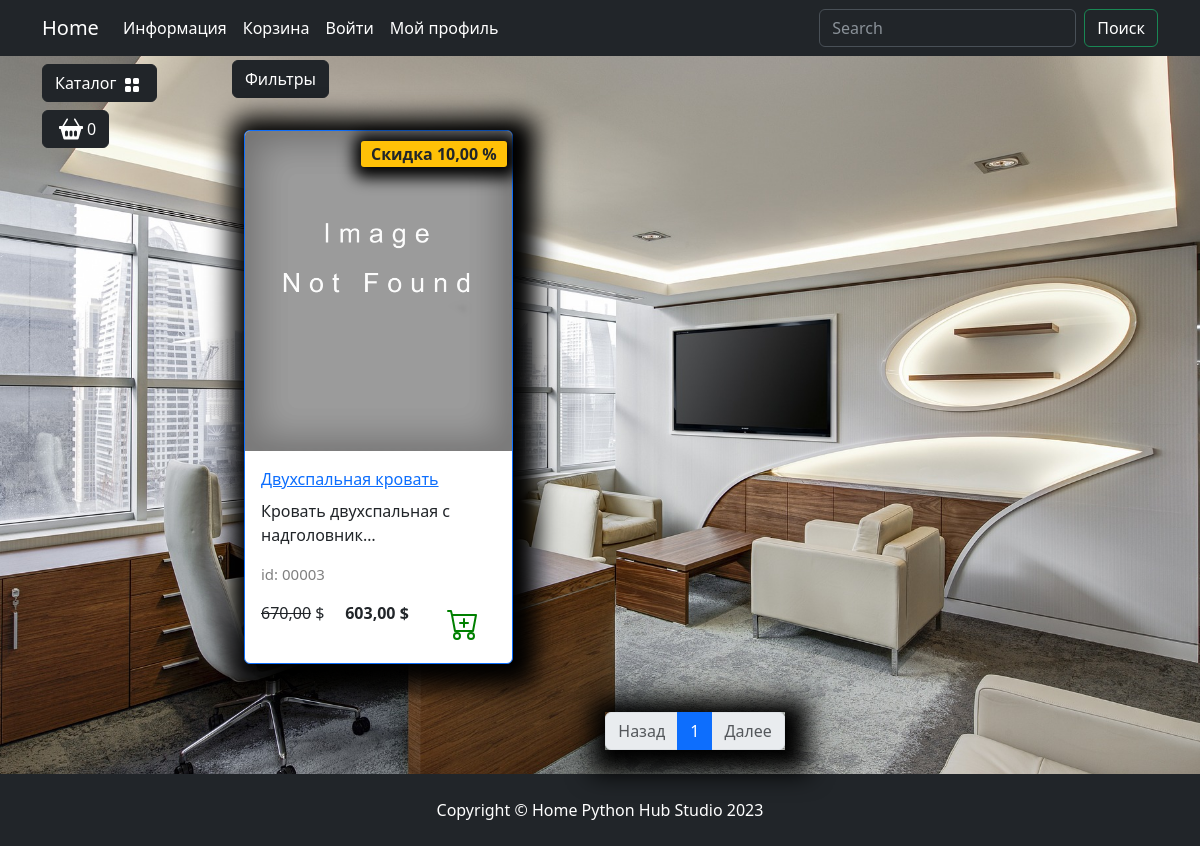
The page /catalog/spalnya/ on the database as committed earlier.
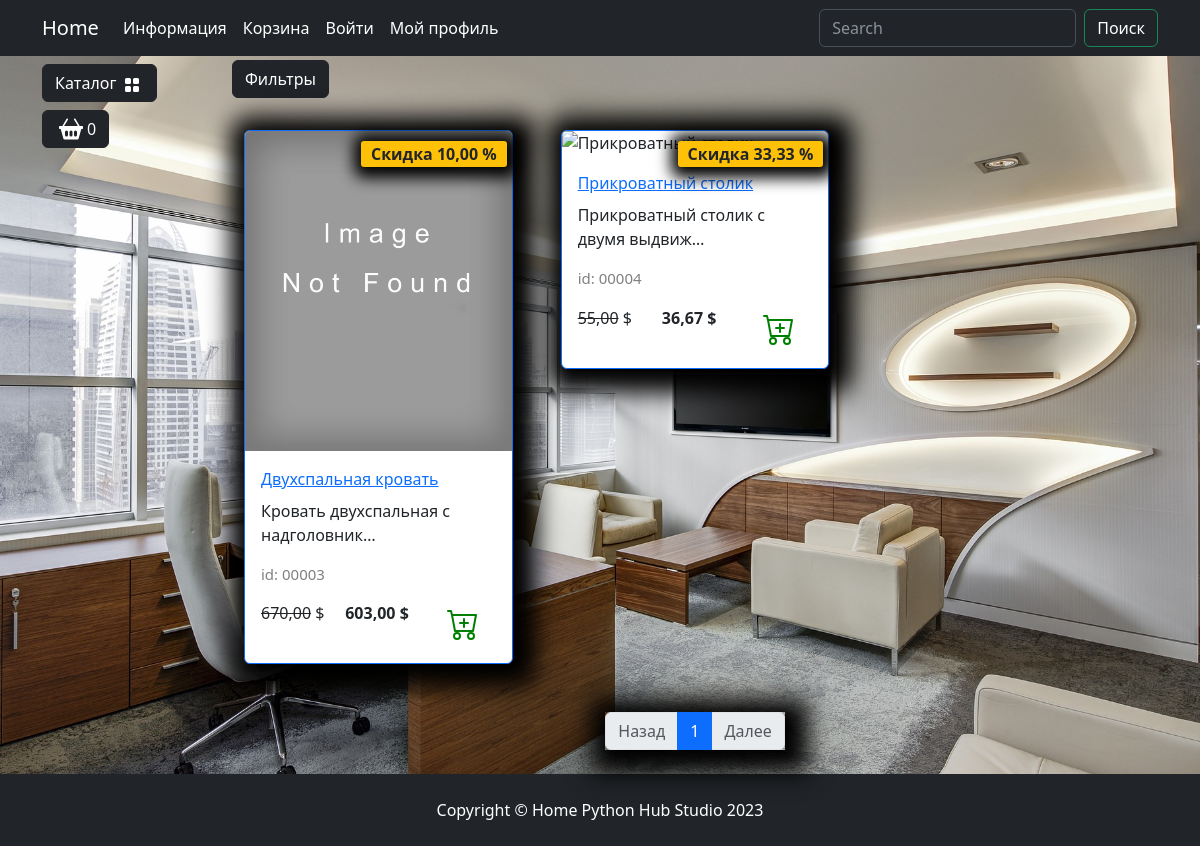
The same page on the database as committed later.
### goods/models.py (models this page shows, shortened)
class Products(models.Model):
    name = models.CharField(max_length=150, unique=True, verbose_name='Название')
    slug = models.SlugField(max_length=200, unique=True, blank=True, null=True, verbose_name='URL')
    description = models.TextField(blank=True, null=True, verbose_name='Описание')
    image = models.ImageField(upload_to='goods_images', blank=True, null=True, verbose_name='Картинка')
    price = models.DecimalField(max_digits=7, decimal_places=2, default=0.00, verbose_name='Цена')
    discount = models.DecimalField(max_digits=4, decimal_places=2, default=0.00, verbose_name='Скидка в %')
    quantity = models.PositiveIntegerField(default=0, verbose_name='Количество')
    category = models.ForeignKey(to='Categories', on_delete=models.CASCADE, verbose_name='Категория')
    class Meta:
        db_table = 'product'
        verbose_name = 'Продукт'
        verbose_name_plural = 'Продукты'
    def display_id(self):
        return f"{self.id:05}"
    def sell_price(self):
        if self.discount:
            return round(self.price - (self.price * self.discount / 100), 2)
        else:
            return self.price

### goods/views.py (the view)
# urls.py: path('catalog/', include('goods.urls', namespace='catalog')),
def catalog(request, category_slug, page=1):
    if category_slug == 'all':
        goods = Products.objects.all()
    else:
        goods = get_list_or_404(Products.objects.filter(category__slug=category_slug))
    paginator = Paginator(goods, 3)
    current_page = paginator.page(page)  # Переменная для пользователся
    context = {
        'title': 'Home - Каталог',
        'goods': current_page,
        'slug_url': category_slug,
    }
    return render(request, 'goods/catalog.html', context)

### goods/templatetags/goods_tags.py (called while the page is built)
@register.simple_tag()
def tag_categories():
    return Categories.objects.all()

### goods/templates/goods/catalog.html (shortened to what this page needs)
{% extends "main/base.html" %}
{% load static %}
{% block content %}
    <div class="row">
        <div class="dropdown mb-2">
            <button class="btn btn-secondary dropdown-toggle btn-dark" type="button" data-bs-toggle="dropdown"
                aria-expanded="false">
                Фильтры
            </button>
        </div>
        {% for product in goods %}
            <div class="col-lg-4 col-md-6 p-4">
                <div class="card border-primary rounded custom-shadow">
                    {% if product.image %}
                        <img src="{{ product.image.url }}" class="card-img-top" alt="{{ product.name }}">
                    {% else %}
                        <img src="{% static 'deps/images/Not found image.png' %}" class="card-img-top" alt="...">
                    {% endif %}
                    <div class="card-body">
                        <a href="{% url "catalog:product" product.slug %}">
                            <p class="card-title">{{ product.name }}</p>
                        </a>
                        <p class="card-text">{{ product.description|truncatechars:35 }}</p>
                        <p class="product_id">id: {{ product.display_id }}</p>
                        <div class="d-flex justify-content-between">
                            {% if product.discount %}
                                <p><s>{{ product.price }}</s> $</p>
                                <p><strong>{{ product.sell_price }} $</strong></p>
                                <span class="badge bg-warning text-dark">Скидка {{ product.discount }} %</span>
                            {% else %}
                                <p><strong>{{ product.price }} $</strong></p>
                            {% endif %}
                            <a href="#" class="btn add-to-cart">
                                <img class="mx-1" src="{% static 'deps/icons/cart-plus.svg' %}" alt="Catalog Icon"
                                    width="32" height="32">
                            </a>
                        </div>
                    </div>
                </div>
            </div>
        {% endfor %}
    </div>
    <nav aria-label="Page navigation example">
        <ul class="pagination justify-content-center my-4">
            <div class="custom-shadow d-flex">
                <li class="page-item {% if not goods.has_previous %} disabled {% endif %}">
                  <a class="page-link" href="
                    {% if goods.has_previous %}
                        {% url 'catalog:index' slug_url goods.previous_page_number %}
                    {% else %}
                        #
                    {% endif %}">Назад</a>
                </li>
                {% for page in goods.paginator.page_range %}
                    {% if page >= goods.number|add:-2 and page <= goods.number|add:+2 %}
                        <li class="page-item {% if goods.number == page  %} active {% endif %}">
                            <a class="page-link" href="{% url 'catalog:index' slug_url page %}">{{ page }}</a>
                        </li>
                    {% endif %}
                {% endfor %}
                <li class="page-item {% if not goods.has_next %} disabled {% endif %}">
                  <a class="page-link" href="
                    {% if goods.has_next %}
                        {% url 'catalog:index' slug_url goods.next_page_number %}
                    {% else %}
                        #
                    {% endif %}">Далее</a>
                </li>
            </div>
        </ul>
    </nav>
{% endblock %}
{% block footer %}
    <footer class="py-4 bg-dark">
        <div class="container">
            <p class="m-0 text-center text-white">Copyright &copy; Home Python Hub Studio 2023</p>
        </div>
    </footer>
{% endblock %}

### main/templates/main/base.html (shortened to what this page needs)
{% load static %}
{% load goods_tags %}
<!DOCTYPE html>
<html lang="en">
<head>
    <link rel="stylesheet" href="{% static 'deps/css/bootstrap/bootstrap.min.css' %}">
    <link rel="stylesheet" href="{% static 'deps/css/my_css.css' %}">
</head>
<body>
    <header>
        <nav class="navbar navbar-expand-lg bg-dark" data-bs-theme="dark">
            <div class="container">
                <a class="navbar-brand" href="{% url 'main:index' %}">Home</a>
                <div class="collapse navbar-collapse" id="navbarSupportedContent">
                    <ul class="navbar-nav me-auto mb-2 mb-lg-0">
                        <li class="nav-item dropdown ">
                            <a class="nav-link dropdown-toggle text-white" href="#" role="button"
                                data-bs-toggle="dropdown" aria-expanded="false">
                                Информация
                            </a>
                        </li>
                        <li class="nav-item">
                            <a class="nav-link  text-white" href="carts/cart.html">Корзина</a>
                        </li>
                        <li class="nav-item">
                            <a class="nav-link  text-white" href="users/login.html">Войти</a>
                        </li>
                        <li class="nav-item dropdown ">
                            <a class="nav-link dropdown-toggle text-white" href="#" role="button"
                                data-bs-toggle="dropdown" aria-expanded="false">
                                Мой профиль
                            </a>
                        </li>
                    </ul>
                    <form class="d-flex" role="search">
                        <input class="form-control me-2" type="search" placeholder="Search" aria-label="Search">
                        <button class="btn btn-outline-success text-white" type="submit">Поиск</button>
                    </form>
                </div>
            </div>
        </nav>
    </header>
    <section>
        <div class="container">
            <div class="row mt-1 position-fixed z-3">
                <div class="dropdown mb-2">
                    <button class="btn btn-secondary dropdown-toggle btn-dark" type="button" data-bs-toggle="dropdown"
                        aria-expanded="false">
                        Каталог
                        <img class="mx-1" src="{% static 'deps/icons/grid-fill.svg' %}" alt="Catalog Icon" width="16"
                            height="16">
                    </button>
                        {% tag_categories as categories %}
                </div>
                <div>
                    <button type="button" class="btn btn-dark btn-secondary d-flex" id="modalButton"
                        aria-expanded="false">
                        <img class="mx-1" src="{% static 'deps/icons/basket2-fill.svg' %}" alt="Catalog Icon" width="24"
                            height="24">
                        <span id="goods-in-cart-count">0</span>
                    </button>
                </div>
            </div>
        </div>
        <div class="container">
            <div class="row mt-1">
                <div class="col-lg-2">
                </div>
                <div class="col-lg-10">
                    {% block content %} {% endblock %}
                </div>
            </div>
        </div>
    </section>
    {% block footer %} {% endblock %}
</body>
</html>

### static/deps/css/my_css.css (style rules this page uses)
body { background-image: url("../images/bg-image.jpg"); background-repeat: no-repeat; background-attachment: fixed; background-position: center center; background-size: cover; height: 100%; }
.dropdown-toggle::after { content: none; }
.custom-shadow { box-shadow: 5px 5px 25px 19px #000000; }
.product_id { color: gray; font-size: 15px; }
.badge.bg-warning.text-dark { position: absolute; top: 10px; right: 5px; z-index: 1; padding: 5px 10px; border-radius: 3px; font-size: 1rem; box-shadow: 2px 2px 15px 9px #000000; }

Rows that differ between the two databases and show on the page:
added Products: name "Прикроватный столик", description "Прикроватный столик с двумя выдвиж…", display_id "00004", price "55,00", sell_price "36,67", discount "33,33"
